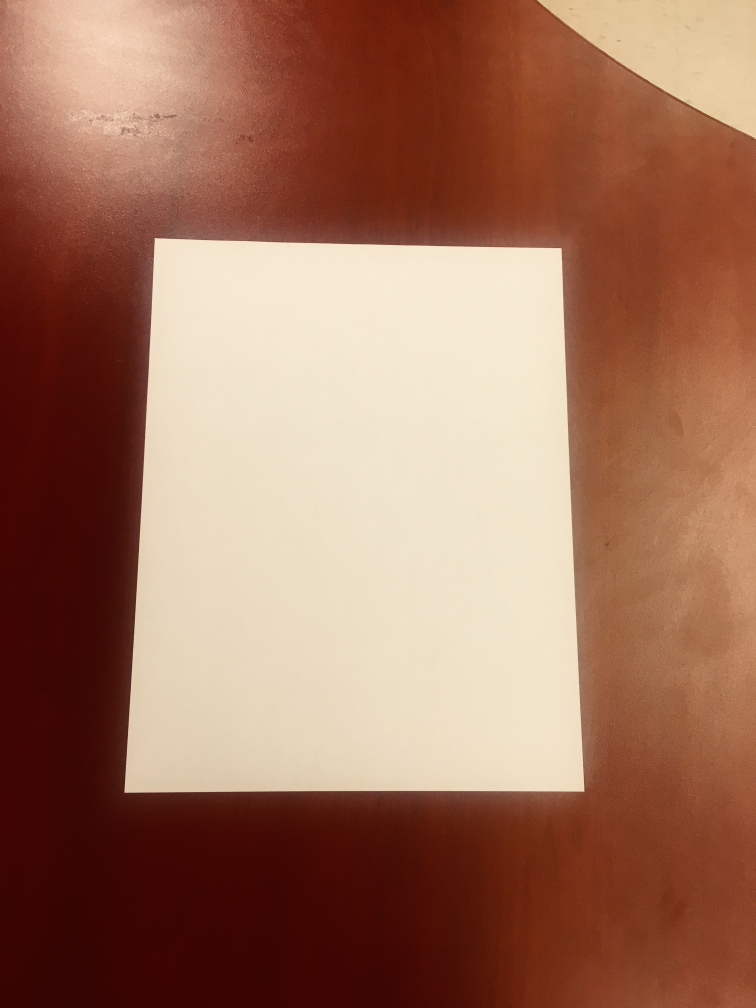
%> input picture Noise & WB/pics/indoor.jpeg, 3024 x 4032 px (shown at 1/4 size)
$ octave Q3.m   (GNU Octave 9; MATLAB toolbox functions it lacks are replaced by stand-ins)
%> lines starting %> are read from the running program, lines starting %| are printed output that depends on the picture
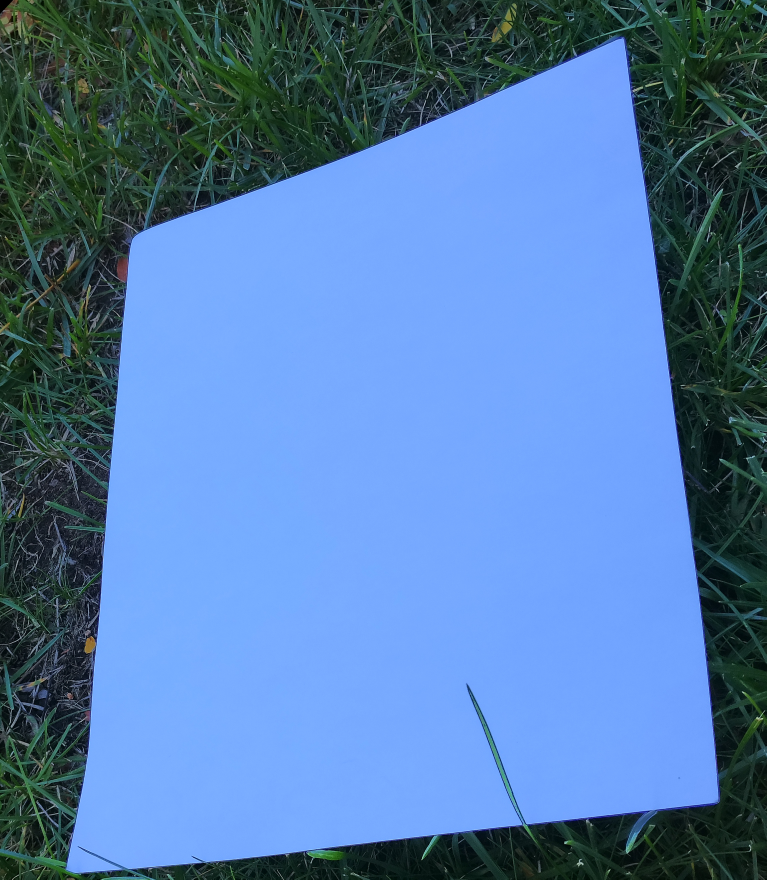
%> input picture Noise & WB/pics/outdoor2.jpg, 2299 x 2638 px (shown at 1/3 size)
### Noise & WB/whiteBalance.m
function [wb] = whiteBalance(im,top, bottom, left, right)
%> called with top = 700, bottom = 1300, left = 440, right = 1500
    % WHITEBALANCE Summary of this function goes here
    % Detailed explanation goes here
    im = imcrop(im, [left top right bottom]);
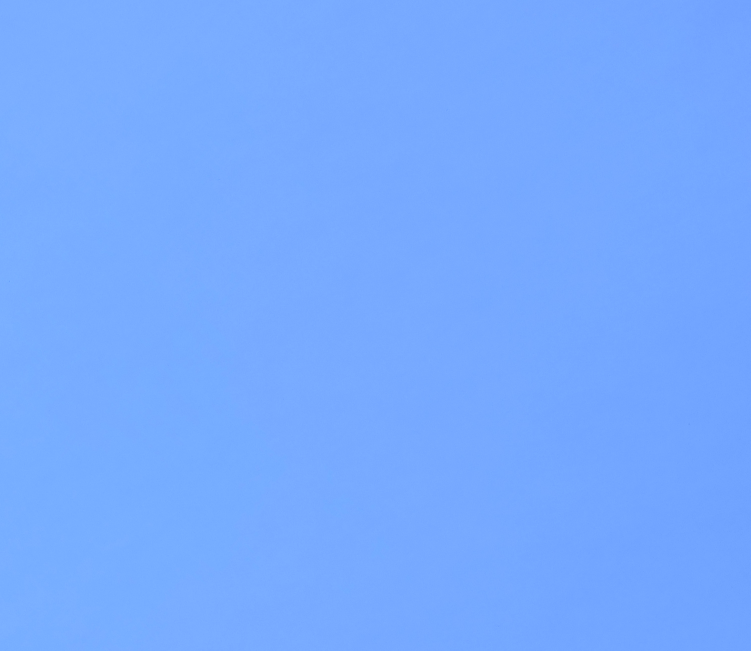
%> im: size 1301x1501x3 double (shown at 1/2 size); mean R, G, B 0.464, 0.665, 0.999
    im = im2double(im);
    figure; imagesc(im); colorbar;

    r = im(:,:,1);
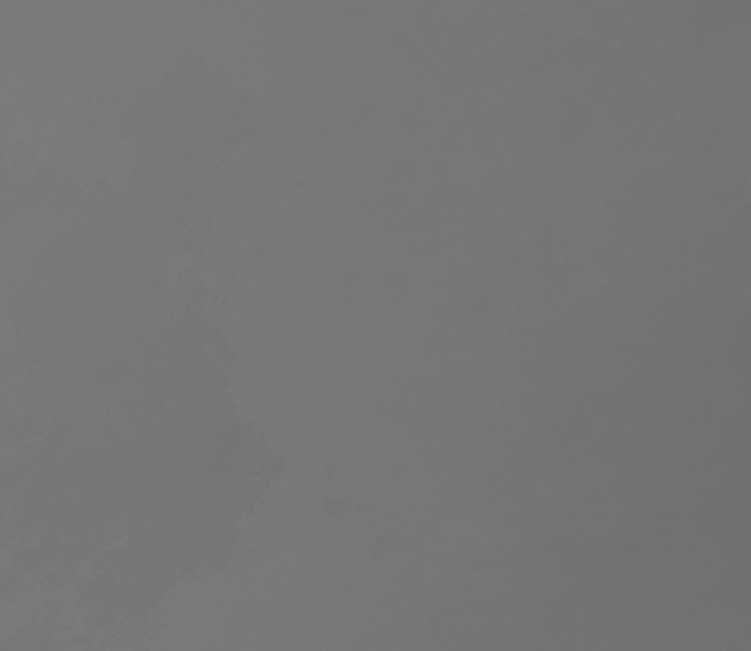
%> r: size 1301x1501 double (shown at 1/2 size); min 0.396, max 0.498, mean 0.464
    g = im(:,:,2);
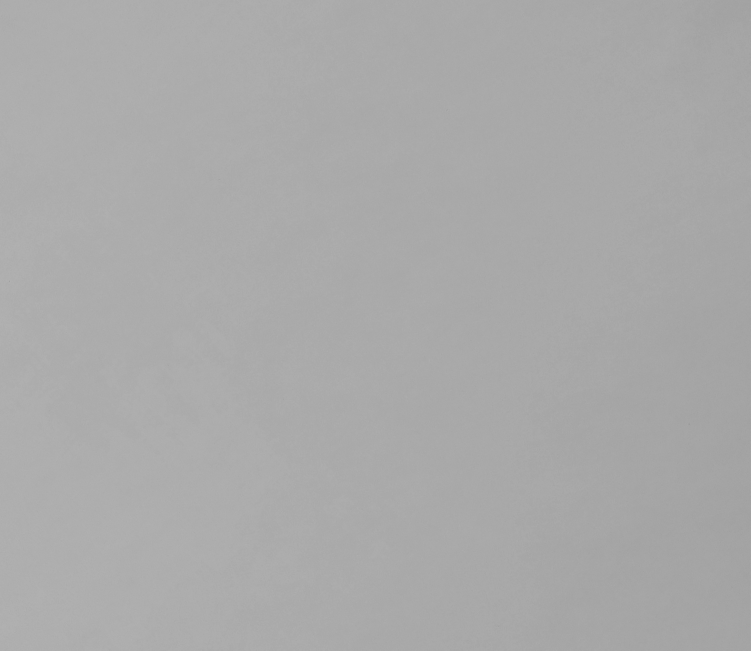
%> g: size 1301x1501 double (shown at 1/2 size); min 0.596, max 0.702, mean 0.665
    b = im(:,:,3);

    rAve = mean2(r);
%> rAve = 0.464
    gAve = mean2(g);
%> gAve = 0.665
    bAve = mean2(b);
%> bAve = 0.999

    aveGray = (rAve + gAve + bAve) / 3;
%> aveGray = 0.709

    rc = aveGray / rAve;
%> rc = 1.53
    gc = aveGray / gAve;
%> gc = 1.07
    bc = aveGray / bAve;
%> bc = 0.71

    wb(:,:,1) = rc * r;
    wb(:,:,2) = gc * g;
    wb(:,:,3) = bc * b;
%> wb: size 1301x1501x3 double
    %% Plot the original image and white balanced image

    figure;
    subplot(1,2,1);
    imshow(im);
    title('Before white balancing');

    subplot(1,2,2);
    imshow(wb);
    title('After white balancing');

    figure; imagesc(wb); colorbar;


end

### Noise & WB/Q3.m
clear all
clc
close all

addpath(genpath('pics/'));
indoor = imread('indoor.jpeg');
id = im2double(indoor);
outdoor = imread('outdoor2.jpg');
od = im2double(outdoor);

% imshow(indoor);

intop = 1000;
inbottom = 2000;
inleft = 640;
inright = 1600;

% wb = whiteBalance(id, intop, inbottom, inleft, inright);

outtop = 700;
outbottom = 1300;
outleft = 440;
outright = 1500;
wb = whiteBalance(od, outtop, outbottom, outleft, outright);
